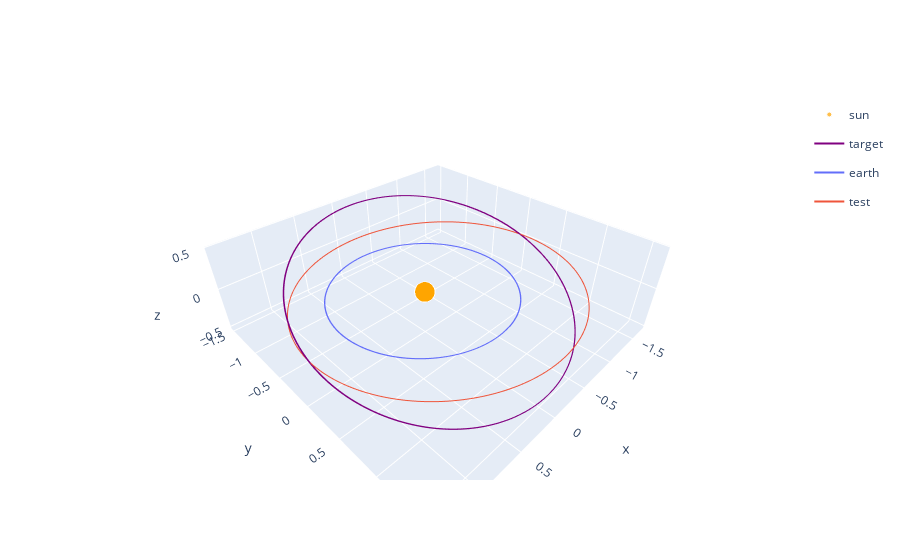

Here is the notebook cell this chart was saved with:
### Code cell
plotter = cplt.Plotter({"env": tf_env})
plotter.draw("3d", zrange=None)

### Figure 1 — Plotly figure (JSON) as saved in the notebook; plotly's stock layout.template omitted (floating-point values rounded to 4 significant figures; data arrays with more than 128 entries replaced by an {"elided": "..."} marker saying what was removed)
{"data": [{"hovertemplate": "body=sun<br>x=%{x}<br>y=%{y}<br>z=%{z}<br>size=%{marker.size}<extra></extra>", "legendgroup": "sun", "marker": {"color": "orange", "size": {"elided": "366 int values"}, "sizemode": "area", "sizeref": 0.0125, "symbol": "circle"}, "mode": "markers", "name": "sun", "scene": "scene", "showlegend": true, "type": "scatter3d", "x": {"elided": "366 float values"}, "y": {"elided": "366 float values"}, "z": {"elided": "366 float values"}}, {"hovertemplate": "body=target<br>x=%{x}<br>y=%{y}<br>z=%{z}<extra></extra>", "legendgroup": "target", "line": {"color": "purple", "dash": "solid"}, "marker": {"symbol": "circle"}, "mode": "lines", "name": "target", "scene": "scene", "showlegend": true, "type": "scatter3d", "x": {"elided": "732 float values"}, "y": {"elided": "732 float values"}, "z": {"elided": "732 float values"}}, {"hovertemplate": "body=earth<br>x=%{x}<br>y=%{y}<br>z=%{z}<extra></extra>", "legendgroup": "earth", "line": {"color": "#636efa", "dash": "solid"}, "marker": {"symbol": "circle"}, "mode": "lines", "name": "earth", "scene": "scene", "showlegend": true, "type": "scatter3d", "x": {"elided": "366 float values"}, "y": {"elided": "366 float values"}, "z": {"elided": "366 float values"}}, {"hovertemplate": "body=test<br>x=%{x}<br>y=%{y}<br>z=%{z}<extra></extra>", "legendgroup": "test", "line": {"color": "#EF553B", "dash": "solid"}, "marker": {"symbol": "circle"}, "mode": "lines", "name": "test", "scene": "scene", "showlegend": true, "type": "scatter3d", "x": {"elided": "366 float values"}, "y": {"elided": "366 float values"}, "z": {"elided": "366 float values"}}], "layout": {"scene": {"zaxis": {"nticks": 4}}}}
